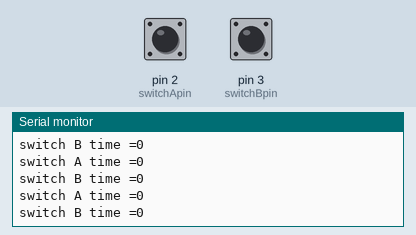
Simulated run of this sketch. Board: Arduino Uno, built with avr-gcc and run on an emulated ATmega328P. On the bench: the last lines printed to the serial monitor. Inputs (shaded band) come from the test bench; at power-on: pin 2 (switchApin) HIGH, pin 3 (switchBpin) HIGH.

Above: at 1.8 s.
1.9 s: pin 2 (switchApin) pulled LOW for 1 s
4.4 s: pin 3 (switchBpin) pulled LOW for 1 s
At 5.32 s:
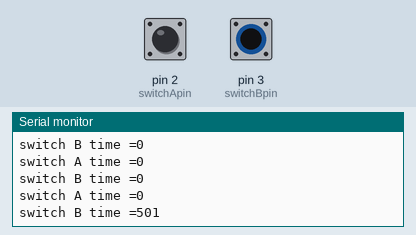
6.9 s: pin 2 (switchApin) pulled LOW for 1 s
9.4 s: pin 3 (switchBpin) pulled LOW for 3.2 s
At 10.82 s:
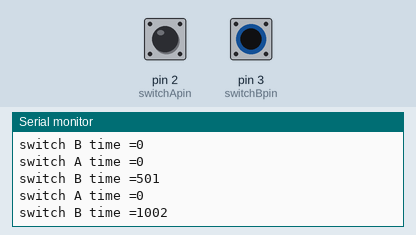
Timing chart, 0 to 12.4 s (numbered marks = the images above; inputs shaded):
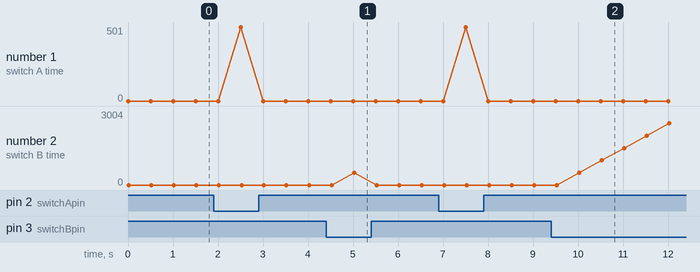

The sketch:

doubleswitch_counting.ino
```cpp
const int switchApin = 2;
const int switchBpin = 3;

unsigned long switchTime(int pin, boolean &state, unsigned long &startTime);

void setup() {
  // put your setup code here, to run once:
  pinMode(switchApin, INPUT);
  digitalWrite(switchApin, HIGH);
  pinMode(switchBpin, INPUT);
  digitalWrite(switchBpin, HIGH);
  Serial.begin(9600);
}

void loop() {
unsigned long time;
  Serial.print("switch A time =");
  time = switchATime();
  Serial.println(time);
  Serial.print("switch B time =");
  time = switchBTime();
  Serial.println(time);
  delay(500);
}

unsigned long switchTime(int pin, boolean &state, unsigned long &startTime){
  if(digitalRead(pin) != state){
    state = ! state;
    startTime = millis();
  }
  if( state == LOW){
    return millis() - startTime;
  }else {
    return 0;
  }
}

long switchATime(){
  static unsigned long startTime = 0;
  static boolean state;
  return switchTime(switchApin, state, startTime);
}

long switchBTime(){
  static unsigned long startTime = 0;
  static boolean state;
  return switchTime(switchBpin, state, startTime);
}
```

Measured:
- after the input at 4.4 s, the serial monitor: prints a new line after 0.62 s (image 1)
- after the input at 9.4 s, the serial monitor: prints a new line after 0.63 s (image 2)
